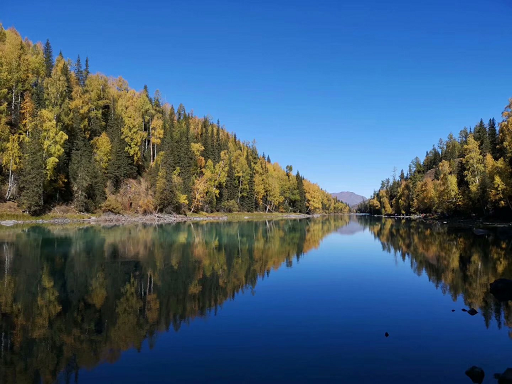
#> input picture Part32/scenery.png, 512 x 384 px
$ python blog032f.py
#> lines starting #> are read from the running program, lines starting #| are printed output that depends on the picture
import cv2
import numpy as np

# 图像特效之素描特效
def dodgeNaive(image,mask):
    # 定义变量存储输入图片的宽高
    width,height = image.shape[:2]

    # 声明一个大小相同的输出numpy矩阵
    blend = np.zeros((width,height),np.uint8)

    for col in range(width):
        for row in range(height):
            # 检测每个像素
            if mask[col,row] == 255:
                # 避免除数为零
                blend[col,row] = 255
            else:
                # 将图片的像素转为8bit
                # 除以255与mask的差值
                tmp = (image[col,row]<<8)/(255-mask)
                if tmp.any() > 255:
                    tmp = 255
                    blend[col,row] = tmp
    return blend
def dodgeV2(image,mask):
    return cv2.divide(image,255-mask,scale = 256)
def burnV2(image,mask):
    return 255-cv2.divide(255-image,255-mask,scale=256)
def rgb_to_sketch(src_image_name,dst_image_name):
#> called with src_image_name = 'scenery.png', dst_image_name = 'sketch_example.jpg'
    img_rgb = cv2.imread(src_image_name)
#> img_rgb is the input picture: shape (384, 512, 3); mean B, G, R 117.2, 91.6, 64.3
    img_gray = cv2.cvtColor(img_rgb,cv2.COLOR_BGR2GRAY)
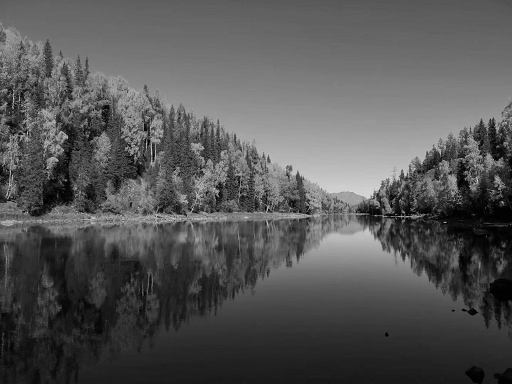
#> img_gray: shape (384, 512); min 0, max 227, mean 86.3
    # 读取图片时直接转换操作
    img_gray_inv = 255 - img_gray
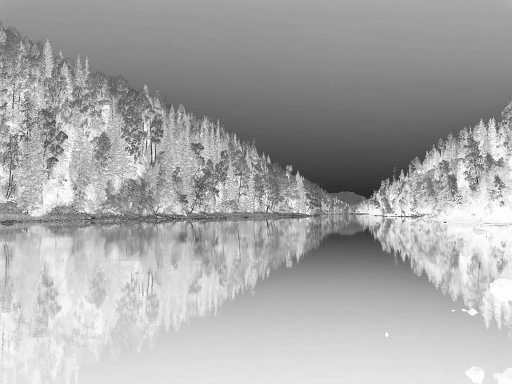
#> img_gray_inv: shape (384, 512); min 28, max 255, mean 168.7
    img_blur = cv2.GaussianBlur(img_gray_inv,ksize=(21,21),sigmaX=0,sigmaY=0)
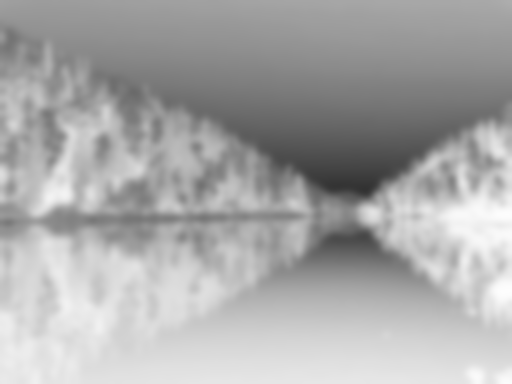
#> img_blur: shape (384, 512); min 50, max 253, mean 168.7
    img_blend = dodgeV2(img_gray,img_blur)
#> in dodgeV2, `return cv2.divide(image,255-mask,scale = 256)`:
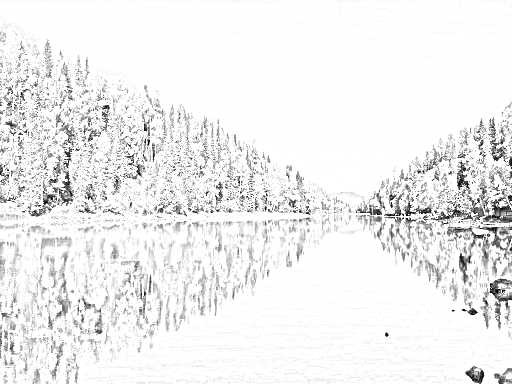
#> returned value: shape (384, 512); min 0, max 255, mean 239.1
    cv2.imshow('Original',img_rgb)
    cv2.imshow('Gray',img_gray)
    cv2.imshow('Gray_inv',img_gray_inv)
    cv2.imshow('Gray_blur',img_blur)
    cv2.imshow('Pencil sketch',img_blend)
    cv2.waitKey(0)
    cv2.destroyAllWindows()

if __name__ == '__main__':
    src_image_name = 'scenery.png'
    dst_image_name = 'sketch_example.jpg'
    rgb_to_sketch(src_image_name, dst_image_name)

$ run again, with Part32/table.png copied over Part32/scenery.png
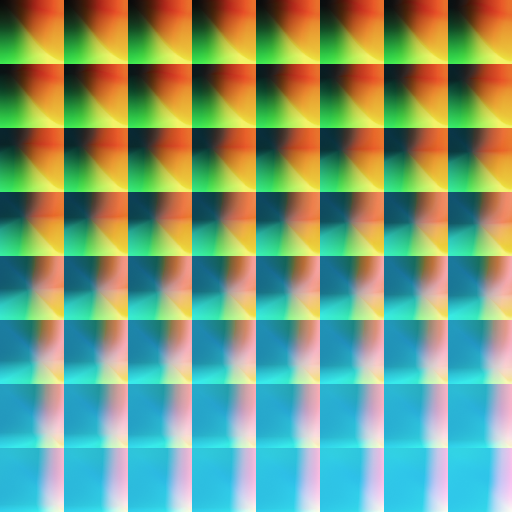
#> input picture Part32/table.png, 512 x 512 px
#> in rgb_to_sketch, img_rgb is the input picture: shape (512, 512, 3); mean B, G, R 124.1, 155.3, 119.5
#> in rgb_to_sketch, `img_blur = cv2.GaussianBlur(img_gray_inv,ksize=(21,21),sigmaX=0,sigmaY..`:
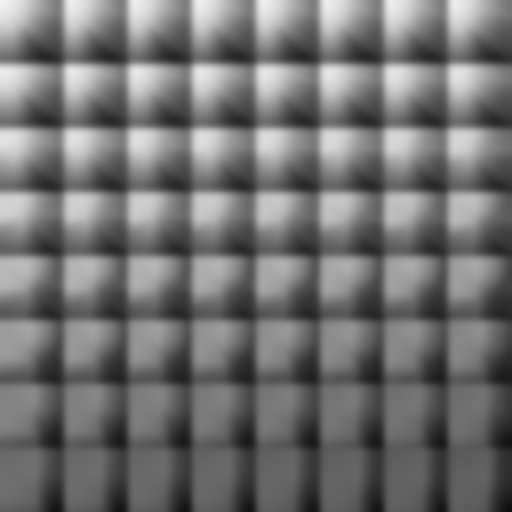
#> img_blur: shape (512, 512); min 12, max 243, mean 114
#> in dodgeV2, `return cv2.divide(image,255-mask,scale = 256)`:
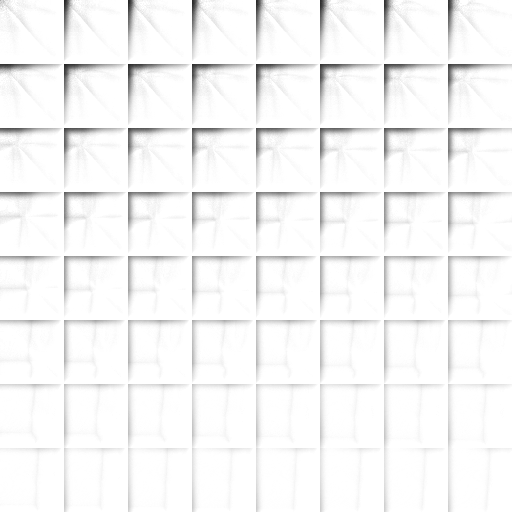
#> returned value: shape (512, 512); min 34, max 255, mean 246.6
